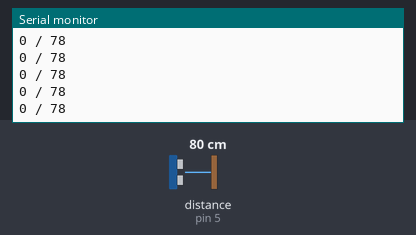
Recording of a sketch running on a simulated Arduino Nano, built with avr-gcc and run on an emulated ATmega328P. Shown: the last lines printed to the serial monitor. Wiring (inferred from the names in the program): ultrasonic range finder: trigger pin 10; echo pin 5. Inputs (shaded band) come from the test bench; at power-on: distance to the obstacle (sensor on pin 5) 80 cm. The echo pulse lasts 58.3 µs per cm; no radio packets arrive unless stated.

Above: at 3.2 s.
3.3 s: distance to the obstacle (sensor on pin 5) set to 2 cm
At 3.64 s:
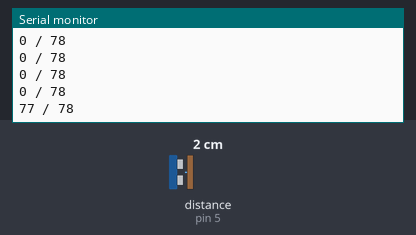
4.8 s: distance to the obstacle (sensor on pin 5) set to 8 cm
At 4.94 s:
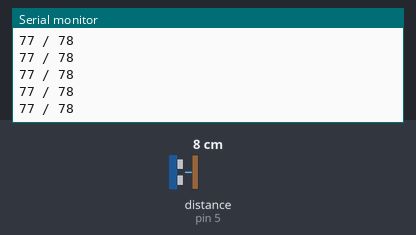
Timing chart, 0 to 7.8 s (numbered marks = the images above; inputs shaded):
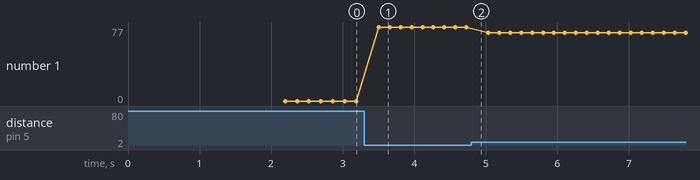

The sketch:

ultrasonic1.ino
```cpp
#include <RF24.h>
#include <RF24Network.h>
#include <SPI.h>


RF24 radio(7, 8);               // nRF24L01 (CE,CSN)

RF24Network network(radio);      // Include the radio in the network

//addresses of each Nano in octal format
const uint16_t main1 = 00;
const uint16_t ultra1 = 01;

//header for sending
RF24NetworkHeader header0(main1);

bool ok1 = false;   //main1 and ultra1


//temporary data
RF24NetworkHeader header;
unsigned long incomingData;

int water1 =1;  //water level from ultra1
int prevwater1 =1;

//for stabilized data
int watertemp[5] = {1,2,3,4,5};
int try_index = 0;
bool water_tick =false;

//ultrasonic variables
const int trigPin = 10;
const int echoPin = 5;
long duration;
int distance = 0;
int max_distance = 0;
int waterlevel = 1;

//water level settings

//temporary
struct tempsetlevel
{
  int level1 = 3; //1st water level trigger
  int level2 = 35;  //2nd water level trigger
};

tempsetlevel tempsetlevel;

//final
struct setlevel
{
  int level1 = 3; //1st water level trigger
  int level2 = 35;  //2nd water level trigger
};

setlevel setlevel;


bool set_level = false;


void setup() {
  Serial.begin(9600);

  //ultrasonic setup
  pinMode(trigPin, OUTPUT);
  pinMode(echoPin, INPUT);

  //nRF setup
  SPI.begin();
  radio.begin();
  network.begin(90, ultra1);  //(channel, node address)
  radio.setDataRate(RF24_2MBPS);

  delay(2000); //to stabilize the ultrasonic

  for( int i = 0 ; i < 5 ; i++)
  {
        digitalWrite(trigPin, LOW);
    delayMicroseconds(2);
    // Sets the trigPin on HIGH state for 10 micro seconds
    digitalWrite(trigPin, HIGH);
    delayMicroseconds(10);
    digitalWrite(trigPin, LOW);
    duration = pulseIn(echoPin, HIGH);
    // Calculating the distance
    distance= duration*0.034/2;

    if(max_distance < distance && distance < 300)
    {
      max_distance = distance;
    }

  }

  Serial.println("READY");
  Serial.println(max_distance);


}


void loop() {

  network.update();


 if (network.available())
  {
    while (network.available())
    {
     network.read(header,  &setlevel, sizeof(tempsetlevel));
     Serial.println( "Received from: " + String(header.from_node) + " Data: " );


       if (header.from_node == 0) //00 octal is 0 in decimal
      {
          setlevel.level1 = tempsetlevel.level1;
          setlevel.level2 = tempsetlevel.level2;
          Serial.println("level1 : " + String(setlevel.level1));
          Serial.println("level2 : " + String(setlevel.level2));
      }

    }
  }

//ultrasonic action
digitalWrite(trigPin, LOW);
delayMicroseconds(2);
// Sets the trigPin on HIGH state for 10 micro seconds
digitalWrite(trigPin, HIGH);
delayMicroseconds(10);
digitalWrite(trigPin, LOW);
duration = pulseIn(echoPin, HIGH);
// Calculating the distance
distance= duration*0.034/2;


delay(50);
watertemp[try_index] = distance;
try_index ++;

//stabilized data
if(try_index == 3)
{
  water_tick =true;
  for(try_index = 3; try_index >= 2; try_index--)
  {

    if(watertemp[try_index - 1] != watertemp[try_index - 2])
    {
      water_tick =false;
      try_index = 0;
      break;
    }

  }

  try_index = 0;

}


//only record the water level when it is read 5 times consecutively
if(water_tick)
{
  waterlevel = max_distance - distance;
  Serial.print(waterlevel);
Serial.print(" / ");
Serial.println(max_distance);
  //for water level rise of level1 - (setlevel.level2 - 1).
  if ( ((max_distance - setlevel.level1) >= distance) && ((max_distance - setlevel.level2) < distance) && (prevwater1 != setlevel.level2))
  {
    water1 = setlevel.level1;
  }
  //for water level rise of level2 or more cm
  //it needs to pass level1 cm of course, so level1 cm should be the last reading
  else if ( ((max_distance - setlevel.level2) >= distance) && (prevwater1 == setlevel.level1))
  {
    water1 = setlevel.level2;
  }
  //for when the water level drops to 0
  else if ( ( ((max_distance - setlevel.level1) < distance))  && (water1 > 1))
  {
    water1 = 0;
  }

  water_tick = false;
}

  //send the data to main if trigger water level is achieved
  if(water1 != 1 && prevwater1 != water1)
  {
    while(ok1 == false)
    {
      ok1 = network.write(header0, &water1, sizeof(water1));
    }
    ok1 = false;
    Serial.println("");
    Serial.println(water1);
    Serial.println("");

    delay(500);

    prevwater1 = water1;
  }
//  else
//  {
//    //see the current water level
//    if(waterlevel != setlevel.level1 && waterlevel != setlevel.level2 && waterlevel != 0)
//    {
//    while(ok1 == false)
//    {
//      ok1 = network.write(header0, &waterlevel, sizeof(waterlevel));
//    }
//    ok1 = false;
//    }
//  }


}
```

Measured:
- after the input at 3.3 s, the serial monitor: prints a new line after 0.21 s (image 1)
- plotted number 1: 0 → 77 after the input at 3.3 s, 77 → 71 after the input at 4.8 s
